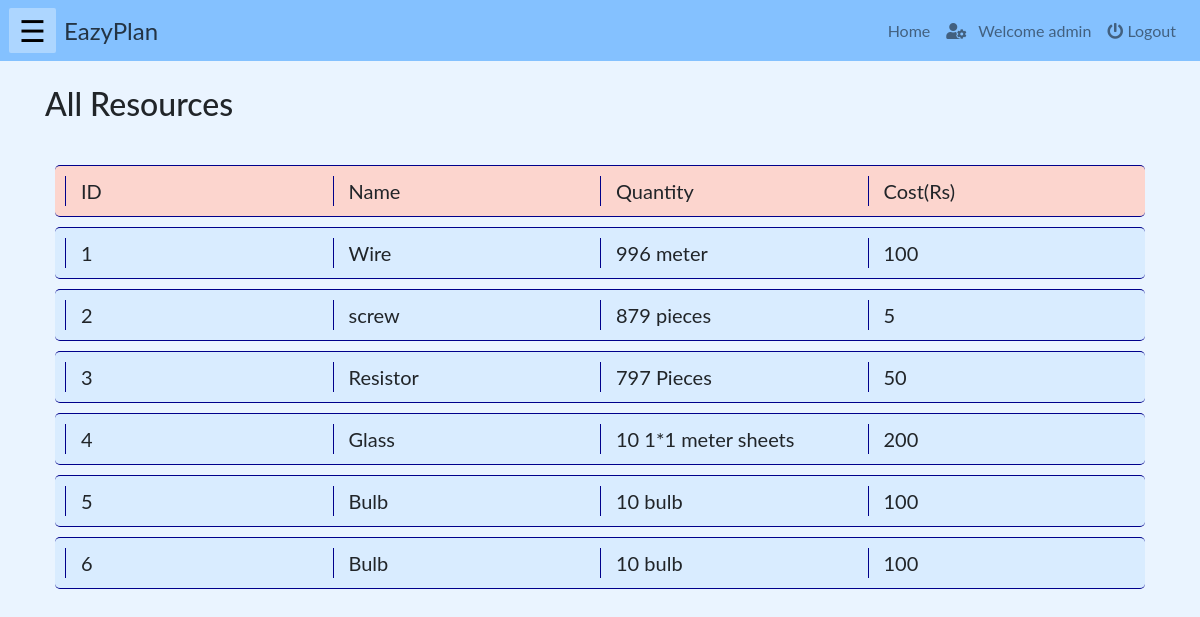
Page /php/resource.php (signed in) on the earlier database version.
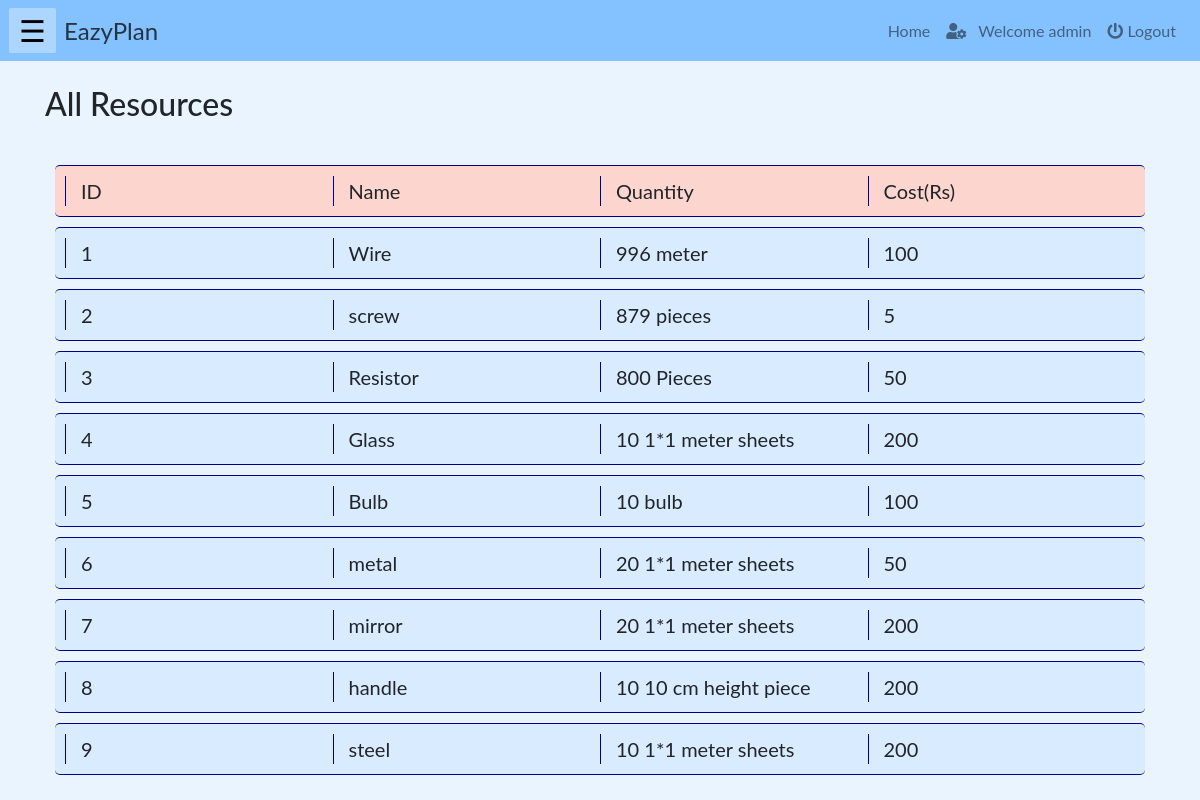
Same page on the later database version.
### tables this page shows
CREATE TABLE `resource` (
  `id` int(10) NOT NULL,
  `name` varchar(200) NOT NULL,
  `quantity` int(100) NOT NULL,
  `unit` varchar(50) NOT NULL,
  `cost` int(100) NOT NULL
);

### php/resource.php (the view, shortened to what this page needs)
<!DOCTYPE html>
<html lang="en">
    <?php
        include("../php/headLinks.php");
        if(isset($_SESSION["name"]) && ($_SESSION["role"]=='staff' || $_SESSION["role"]=='admin' || $_SESSION["role"]=='manager')){
    ?>
    <body>
        <?php
            include("../php/navbar.php");
        ?>
        <div class="container">
            <br><h2>All Resources</h2><br>
            <div class="row" id="heading">
                <div class="col-md-3" id="val" >ID</div>
                <div class="col-md-3" id="val" >Name</div>
                <div class="col-md-3" id="val" >Quantity</div>
                <div class="col-md-3" id="val" >Cost(Rs)</div>
            </div>
            <?php
                include("../connection/config.php");
                $sql = "select * from resource";
                $resources = mysqli_query($db, $sql);
                foreach($resources as $resource)
                    {
            ?>
            <div class="row" id="item">
                <div class="col-md-3" id="val" ><?php echo $resource['id']; ?></div>
                <div class="col-md-3" id="val" ><?php echo $resource['name']; ?></div>
                <div class="col-md-3" id="val"><?php echo $resource['quantity']." ".$resource['unit']; ?></div>
                <div class="col-md-3" id="val"><?php echo $resource['cost']; ?></div>
            </div>
            <?php
                }
            ?>
        </div>
    </body>
    <?php
        }
    else{
    echo "<h3 style='color:red'>Login to access the page...</h3>";
    echo "<a href='./login.php'>Click here to login</a>";}
    ?>
</html>

### php/headLinks.php (shortened to what this page needs)
<head>
		<link rel="stylesheet" href="https://use.fontawesome.com/releases/v5.7.0/css/all.css">
		<link rel="stylesheet" href="../css/homepagestaff.css">
		<link rel="stylesheet" href="../css/resource.css">
		<link rel="stylesheet" href="https://stackpath.bootstrapcdn.com/bootstrap/4.5.2/css/bootstrap.min.css">
		<link rel="stylesheet" type="text/css" href="./homepagestaff.css" type="text/css">
    </head>

### php/navbar.php (shortened to what this page needs)
<nav class="navbar navbar-expand-lg navbar-light navcolor" style="z-index: 1;">
    <span class="sideNavButton" onclick="openNav()">&#9776;</span>&nbsp;&nbsp;
    <?php
        if(isset($_SESSION["name"]) && ($_SESSION["role"]=='staff')){
    ?>
    <a class=" brand" href="./homepagestaff.php">EazyPlan</a>
    <?php
        }
        else if(isset($_SESSION["name"]) && ($_SESSION["role"]=='worker')){
    ?>
    <a class=" brand" href="./homepageworker.php">EazyPlan</a>
    <?php
        }
        else if(isset($_SESSION["name"]) && ($_SESSION["role"]=='admin')){
    ?>
    <a class=" brand" href="./homepageAdmin.php">EazyPlan</a>
    <?php
        }else if(isset($_SESSION["name"]) && ($_SESSION["role"]=='manager')){
    ?>
    <a class=" brand" href="./homepageAdmin.php">EazyPlan</a>
    <?php
        }
    ?>
    <div class="collapse navbar-collapse" id="navbarSupportedContent">
        <ul class="navbar-nav ml-auto">
        <li class="nav-item ">
            <?php
                if(isset($_SESSION["name"]) && ($_SESSION["role"]=='staff')){
            ?>
            <a class="nav-link" href="./homepagestaff.php">Home</a>
            <?php
                }
                else if(isset($_SESSION["name"]) && ($_SESSION["role"]=='worker')){
            ?>
            <a class="nav-link" href="./homepageworker.php">Home</a>
            <?php
                }
                else if(isset($_SESSION["name"]) && ($_SESSION["role"]=='admin')){
            ?>
                <a class="nav-link" href="./homepageAdmin.php">Home</a>
            <?php
                }else if(isset($_SESSION["name"]) && ($_SESSION["role"]=='manager')){
            ?>
                <a class="nav-link" href="./homepageManager.php">Home</a>
            <?php
                }
            ?>
        </li>
        <li class="nav-item">
            <a class="nav-link" href="profile.php">
                <span class="fas fa-user-cog" aria-hidden="true"></span>&nbsp;&nbsp; <?php echo "Welcome ".$_SESSION["name"]; ?>
            </a>
        </li>
        <li class="nav-item">
            <a class="nav-link" href="./logout.php">
                <span class="fas fa-power-off" aria-hidden="true"></span>&nbsp;Logout
            </a>
        </li>
        </ul>
    </div>
</nav>

### css/homepagestaff.css (style rules this page uses)
body { background-color: red; font-family: "Lato", sans-serif; }
.brand { color:#243444; font-size: x-large; text-decoration: none; }
nav { color: #000000; }
.navcolor { background-color: #84C1FF; opacity: 1.0; }
.sideNavButton { margin-left: -7px; font-size:30px; cursor:pointer; color: #000000; background-color: #ffffff55; padding: 0px 10px 0px 10px; border-radius: 2px; }

### css/resource.css (style rules this page uses)
#item { border-bottom:1px solid darkblue; border-top:1px solid darkblue; border-radius:5px; padding: 10px; margin:10px; font-size: 20px; background-color: #d9ecff; }
.col-md-3 { border-left:1px solid darkblue; }
#heading { background-color: rgb(252, 213, 206); border-bottom:1px solid darkblue; border-top:1px solid darkblue; border-radius:5px; padding: 10px; margin:10px; font-size: 20px; }

### php/navbar.php (style rules this page uses)
body { background-color: #EAF4FF; }

Differences in the rows shown:
changed resource "Resistor": quantity "797" → "800"
changed resource id 6: name "Bulb" → "metal"; quantity "10" → "20"; unit "bulb" → "1*1 meter sheets"; cost "100" → "50"
added resource: id "7", name "mirror", quantity "20", unit "1*1 meter sheets", cost "200"
added resource: id "8", name "handle", quantity "10", unit "10 cm height piece", cost "200"
added resource: id "9", name "steel", quantity "10", unit "1*1 meter sheets", cost "200"
